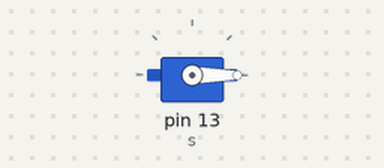
Simulated run of this sketch. Board: Arduino Uno, built with avr-gcc and run on an emulated ATmega328P. On the bench: servo.

Above: at 0.1 s.
At 10.1 s:
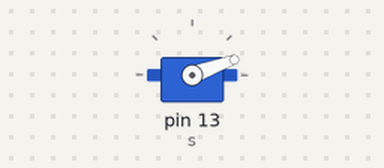
At 20.1 s:
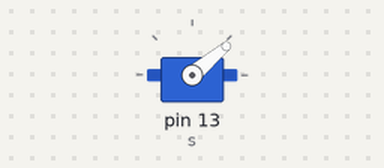
At 39.75 s:
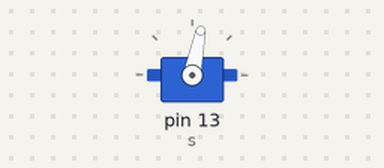
Timing chart, 0 to 40.0 s (numbered marks = the images above):
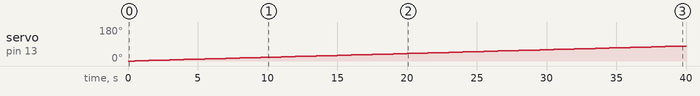

The sketch:

sketch_jun23d.ino
```cpp
#include <Servo.h>
Servo s;
void setup (){
  int pos;
  s.attach(13);
}
void loop (){
  for (int pos = 0; pos <= 180; pos++){
    s.write(pos);
    delay(500);
  }
}
```

Measured:
- by itself, servo on pin 13 (s): moves from 0° to 79° over 39.0 s
